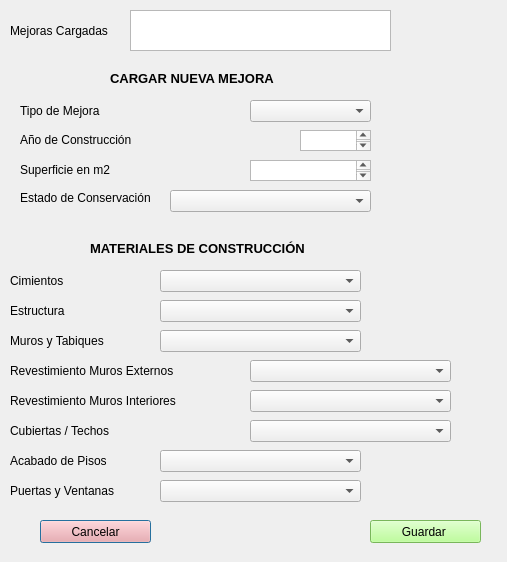
<?xml version="1.0" encoding="UTF-8"?>
<ui version="4.0">
 <class>Dialog</class>
 <widget class="QDialog" name="Dialog">
  <property name="geometry">
   <rect>
    <x>0</x>
    <y>0</y>
    <width>507</width>
    <height>562</height>
   </rect>
  </property>
  <property name="windowTitle">
   <string>Dialog</string>
  </property>
  <widget class="QListWidget" name="list_bbdd">
   <property name="geometry">
    <rect>
     <x>130</x>
     <y>10</y>
     <width>261</width>
     <height>41</height>
    </rect>
   </property>
  </widget>
  <widget class="QLabel" name="label">
   <property name="geometry">
    <rect>
     <x>10</x>
     <y>20</y>
     <width>111</width>
     <height>21</height>
    </rect>
   </property>
   <property name="font">
    <font>
     <pointsize>9</pointsize>
    </font>
   </property>
   <property name="text">
    <string>Mejoras Cargadas</string>
   </property>
  </widget>
  <widget class="QComboBox" name="comboBox_tipo_mejora">
   <property name="geometry">
    <rect>
     <x>250</x>
     <y>100</y>
     <width>121</width>
     <height>22</height>
    </rect>
   </property>
   <item>
    <property name="text">
     <string/>
    </property>
   </item>
   <item>
    <property name="text">
     <string>Piscina</string>
    </property>
   </item>
   <item>
    <property name="text">
     <string>Área Deportiva</string>
    </property>
   </item>
   <item>
    <property name="text">
     <string>Parrillero</string>
    </property>
   </item>
   <item>
    <property name="text">
     <string>Muro Perimetral</string>
    </property>
   </item>
   <item>
    <property name="text">
     <string>Garaje</string>
    </property>
   </item>
   <item>
    <property name="text">
     <string>Otro</string>
    </property>
   </item>
  </widget>
  <widget class="QLabel" name="label_2">
   <property name="geometry">
    <rect>
     <x>110</x>
     <y>70</y>
     <width>251</width>
     <height>16</height>
    </rect>
   </property>
   <property name="font">
    <font>
     <pointsize>10</pointsize>
     <weight>75</weight>
     <bold>true</bold>
    </font>
   </property>
   <property name="text">
    <string>CARGAR NUEVA MEJORA</string>
   </property>
  </widget>
  <widget class="QLabel" name="label_3">
   <property name="geometry">
    <rect>
     <x>20</x>
     <y>100</y>
     <width>111</width>
     <height>21</height>
    </rect>
   </property>
   <property name="font">
    <font>
     <pointsize>9</pointsize>
    </font>
   </property>
   <property name="text">
    <string>Tipo de Mejora</string>
   </property>
  </widget>
  <widget class="QComboBox" name="comboBox_conservacion">
   <property name="geometry">
    <rect>
     <x>170</x>
     <y>190</y>
     <width>201</width>
     <height>22</height>
    </rect>
   </property>
   <item>
    <property name="text">
     <string/>
    </property>
   </item>
   <item>
    <property name="text">
     <string>Excelente</string>
    </property>
   </item>
   <item>
    <property name="text">
     <string>Muy Bueno</string>
    </property>
   </item>
   <item>
    <property name="text">
     <string>Bueno</string>
    </property>
   </item>
   <item>
    <property name="text">
     <string>Regular</string>
    </property>
   </item>
   <item>
    <property name="text">
     <string>Malo</string>
    </property>
   </item>
   <item>
    <property name="text">
     <string>Muy Malo</string>
    </property>
   </item>
  </widget>
  <widget class="QLabel" name="label_8">
   <property name="geometry">
    <rect>
     <x>20</x>
     <y>190</y>
     <width>131</width>
     <height>16</height>
    </rect>
   </property>
   <property name="font">
    <font>
     <pointsize>9</pointsize>
    </font>
   </property>
   <property name="text">
    <string>Estado de Conservación</string>
   </property>
  </widget>
  <widget class="QLabel" name="label_26">
   <property name="geometry">
    <rect>
     <x>20</x>
     <y>130</y>
     <width>171</width>
     <height>20</height>
    </rect>
   </property>
   <property name="font">
    <font>
     <pointsize>9</pointsize>
    </font>
   </property>
   <property name="text">
    <string>Año de Construcción</string>
   </property>
  </widget>
  <widget class="QPlainTextEdit" name="anyo">
   <property name="geometry">
    <rect>
     <x>300</x>
     <y>130</y>
     <width>71</width>
     <height>21</height>
    </rect>
   </property>
  </widget>
  <widget class="QLabel" name="label_27">
   <property name="geometry">
    <rect>
     <x>20</x>
     <y>160</y>
     <width>121</width>
     <height>20</height>
    </rect>
   </property>
   <property name="font">
    <font>
     <pointsize>9</pointsize>
    </font>
   </property>
   <property name="text">
    <string>Superficie en m2</string>
   </property>
  </widget>
  <widget class="QPlainTextEdit" name="superficie">
   <property name="geometry">
    <rect>
     <x>250</x>
     <y>160</y>
     <width>121</width>
     <height>21</height>
    </rect>
   </property>
  </widget>
  <widget class="QLabel" name="label_4">
   <property name="geometry">
    <rect>
     <x>90</x>
     <y>240</y>
     <width>321</width>
     <height>16</height>
    </rect>
   </property>
   <property name="font">
    <font>
     <pointsize>10</pointsize>
     <weight>75</weight>
     <bold>true</bold>
    </font>
   </property>
   <property name="text">
    <string>MATERIALES DE CONSTRUCCIÓN</string>
   </property>
  </widget>
  <widget class="QLabel" name="label_5">
   <property name="geometry">
    <rect>
     <x>10</x>
     <y>270</y>
     <width>71</width>
     <height>21</height>
    </rect>
   </property>
   <property name="font">
    <font>
     <pointsize>9</pointsize>
    </font>
   </property>
   <property name="text">
    <string>Cimientos</string>
   </property>
  </widget>
  <widget class="QComboBox" name="comboBox_cimientos">
   <property name="geometry">
    <rect>
     <x>160</x>
     <y>270</y>
     <width>201</width>
     <height>22</height>
    </rect>
   </property>
   <item>
    <property name="text">
     <string/>
    </property>
   </item>
   <item>
    <property name="text">
     <string>Radier o Pilotaje</string>
    </property>
   </item>
   <item>
    <property name="text">
     <string>Hormigón Armado</string>
    </property>
   </item>
   <item>
    <property name="text">
     <string>Hormigón</string>
    </property>
   </item>
   <item>
    <property name="text">
     <string>Hormigón Ciclópeo</string>
    </property>
   </item>
   <item>
    <property name="text">
     <string>Ladrillo y Cemento</string>
    </property>
   </item>
   <item>
    <property name="text">
     <string>Piedra y Barro</string>
    </property>
   </item>
   <item>
    <property name="text">
     <string>Sin Cimentación</string>
    </property>
   </item>
  </widget>
  <widget class="QLabel" name="label_6">
   <property name="geometry">
    <rect>
     <x>10</x>
     <y>300</y>
     <width>71</width>
     <height>21</height>
    </rect>
   </property>
   <property name="font">
    <font>
     <pointsize>9</pointsize>
    </font>
   </property>
   <property name="text">
    <string>Estructura</string>
   </property>
  </widget>
  <widget class="QLabel" name="label_7">
   <property name="geometry">
    <rect>
     <x>10</x>
     <y>330</y>
     <width>131</width>
     <height>21</height>
    </rect>
   </property>
   <property name="font">
    <font>
     <pointsize>9</pointsize>
    </font>
   </property>
   <property name="text">
    <string>Muros y Tabiques</string>
   </property>
  </widget>
  <widget class="QLabel" name="label_9">
   <property name="geometry">
    <rect>
     <x>10</x>
     <y>360</y>
     <width>211</width>
     <height>21</height>
    </rect>
   </property>
   <property name="font">
    <font>
     <pointsize>9</pointsize>
    </font>
   </property>
   <property name="text">
    <string>Revestimiento Muros Externos</string>
   </property>
  </widget>
  <widget class="QLabel" name="label_10">
   <property name="geometry">
    <rect>
     <x>10</x>
     <y>390</y>
     <width>221</width>
     <height>21</height>
    </rect>
   </property>
   <property name="font">
    <font>
     <pointsize>9</pointsize>
    </font>
   </property>
   <property name="text">
    <string>Revestimiento Muros Interiores</string>
   </property>
  </widget>
  <widget class="QLabel" name="label_11">
   <property name="geometry">
    <rect>
     <x>10</x>
     <y>420</y>
     <width>171</width>
     <height>21</height>
    </rect>
   </property>
   <property name="font">
    <font>
     <pointsize>9</pointsize>
    </font>
   </property>
   <property name="text">
    <string>Cubiertas / Techos</string>
   </property>
  </widget>
  <widget class="QLabel" name="label_12">
   <property name="geometry">
    <rect>
     <x>10</x>
     <y>450</y>
     <width>171</width>
     <height>21</height>
    </rect>
   </property>
   <property name="font">
    <font>
     <pointsize>9</pointsize>
    </font>
   </property>
   <property name="text">
    <string>Acabado de Pisos</string>
   </property>
  </widget>
  <widget class="QLabel" name="label_13">
   <property name="geometry">
    <rect>
     <x>10</x>
     <y>480</y>
     <width>171</width>
     <height>21</height>
    </rect>
   </property>
   <property name="font">
    <font>
     <pointsize>9</pointsize>
    </font>
   </property>
   <property name="text">
    <string>Puertas y Ventanas</string>
   </property>
  </widget>
  <widget class="QComboBox" name="comboBox_estructura">
   <property name="geometry">
    <rect>
     <x>160</x>
     <y>300</y>
     <width>201</width>
     <height>22</height>
    </rect>
   </property>
   <item>
    <property name="text">
     <string/>
    </property>
   </item>
   <item>
    <property name="text">
     <string>Hormigón Armado</string>
    </property>
   </item>
   <item>
    <property name="text">
     <string>Metálica</string>
    </property>
   </item>
   <item>
    <property name="text">
     <string>Piedra </string>
    </property>
   </item>
   <item>
    <property name="text">
     <string>Ladrillo o Madera</string>
    </property>
   </item>
   <item>
    <property name="text">
     <string>Sin Estructura</string>
    </property>
   </item>
  </widget>
  <widget class="QComboBox" name="comboBox_muros">
   <property name="geometry">
    <rect>
     <x>160</x>
     <y>330</y>
     <width>201</width>
     <height>22</height>
    </rect>
   </property>
   <item>
    <property name="text">
     <string/>
    </property>
   </item>
   <item>
    <property name="text">
     <string>Hormigón Armado</string>
    </property>
   </item>
   <item>
    <property name="text">
     <string>Piedra Cortada</string>
    </property>
   </item>
   <item>
    <property name="text">
     <string>Vidrio</string>
    </property>
   </item>
   <item>
    <property name="text">
     <string>Ladrillo </string>
    </property>
   </item>
   <item>
    <property name="text">
     <string>Bloques Prefabricados</string>
    </property>
   </item>
   <item>
    <property name="text">
     <string>Paneles o Aglomerados</string>
    </property>
   </item>
   <item>
    <property name="text">
     <string>Madera</string>
    </property>
   </item>
   <item>
    <property name="text">
     <string>Adobe</string>
    </property>
   </item>
   <item>
    <property name="text">
     <string>Tapial</string>
    </property>
   </item>
   <item>
    <property name="text">
     <string>Cañahueca o Similar</string>
    </property>
   </item>
  </widget>
  <widget class="QComboBox" name="comboBox_externos">
   <property name="geometry">
    <rect>
     <x>250</x>
     <y>360</y>
     <width>201</width>
     <height>22</height>
    </rect>
   </property>
   <item>
    <property name="text">
     <string/>
    </property>
   </item>
   <item>
    <property name="text">
     <string>Mármol</string>
    </property>
   </item>
   <item>
    <property name="text">
     <string>Cerámica</string>
    </property>
   </item>
   <item>
    <property name="text">
     <string>Mosaico/Madera</string>
    </property>
   </item>
   <item>
    <property name="text">
     <string>Piedra</string>
    </property>
   </item>
   <item>
    <property name="text">
     <string>Ladrillo Visto</string>
    </property>
   </item>
   <item>
    <property name="text">
     <string>Reboque Cal / Cemento</string>
    </property>
   </item>
   <item>
    <property name="text">
     <string>Yeso Pintado</string>
    </property>
   </item>
   <item>
    <property name="text">
     <string>Barro </string>
    </property>
   </item>
   <item>
    <property name="text">
     <string>Sin Acabado</string>
    </property>
   </item>
  </widget>
  <widget class="QComboBox" name="comboBox_interiores">
   <property name="geometry">
    <rect>
     <x>250</x>
     <y>390</y>
     <width>201</width>
     <height>22</height>
    </rect>
   </property>
   <item>
    <property name="text">
     <string/>
    </property>
   </item>
   <item>
    <property name="text">
     <string>Mármol</string>
    </property>
   </item>
   <item>
    <property name="text">
     <string>Cerámica/ Azulejo</string>
    </property>
   </item>
   <item>
    <property name="text">
     <string>Mosaico / Madera</string>
    </property>
   </item>
   <item>
    <property name="text">
     <string>Piedra</string>
    </property>
   </item>
   <item>
    <property name="text">
     <string>Revoque Cal / Cemento</string>
    </property>
   </item>
   <item>
    <property name="text">
     <string>Ladrillo Visto</string>
    </property>
   </item>
   <item>
    <property name="text">
     <string>Revoque Yeso</string>
    </property>
   </item>
   <item>
    <property name="text">
     <string>Revoque Barro</string>
    </property>
   </item>
   <item>
    <property name="text">
     <string>Sin Acabado</string>
    </property>
   </item>
  </widget>
  <widget class="QComboBox" name="comboBox_techos">
   <property name="geometry">
    <rect>
     <x>250</x>
     <y>420</y>
     <width>201</width>
     <height>22</height>
    </rect>
   </property>
   <item>
    <property name="text">
     <string/>
    </property>
   </item>
   <item>
    <property name="text">
     <string>Losa H° A°</string>
    </property>
   </item>
   <item>
    <property name="text">
     <string>Placas C / Cartón Asfáltico</string>
    </property>
   </item>
   <item>
    <property name="text">
     <string>Placas de Fibrocemento</string>
    </property>
   </item>
   <item>
    <property name="text">
     <string>Tejas</string>
    </property>
   </item>
   <item>
    <property name="text">
     <string>Calamina</string>
    </property>
   </item>
   <item>
    <property name="text">
     <string>Paja</string>
    </property>
   </item>
   <item>
    <property name="text">
     <string>Palmas / Hojas</string>
    </property>
   </item>
   <item>
    <property name="text">
     <string>Sin Acabado</string>
    </property>
   </item>
  </widget>
  <widget class="QComboBox" name="comboBox_pisos">
   <property name="geometry">
    <rect>
     <x>160</x>
     <y>450</y>
     <width>201</width>
     <height>22</height>
    </rect>
   </property>
   <item>
    <property name="text">
     <string/>
    </property>
   </item>
   <item>
    <property name="text">
     <string>Mármol</string>
    </property>
   </item>
   <item>
    <property name="text">
     <string>Cerámica Esmaltada</string>
    </property>
   </item>
   <item>
    <property name="text">
     <string>Alfombrado</string>
    </property>
   </item>
   <item>
    <property name="text">
     <string>Parket</string>
    </property>
   </item>
   <item>
    <property name="text">
     <string>Placas / Piedra</string>
    </property>
   </item>
   <item>
    <property name="text">
     <string>Machihembre</string>
    </property>
   </item>
   <item>
    <property name="text">
     <string>Ladrillo</string>
    </property>
   </item>
   <item>
    <property name="text">
     <string>Cemento</string>
    </property>
   </item>
   <item>
    <property name="text">
     <string>Tierra</string>
    </property>
   </item>
  </widget>
  <widget class="QComboBox" name="comboBox_ventanas">
   <property name="geometry">
    <rect>
     <x>160</x>
     <y>480</y>
     <width>201</width>
     <height>22</height>
    </rect>
   </property>
   <item>
    <property name="text">
     <string/>
    </property>
   </item>
   <item>
    <property name="text">
     <string>Aluminio</string>
    </property>
   </item>
   <item>
    <property name="text">
     <string>Madera Tipo 1</string>
    </property>
   </item>
   <item>
    <property name="text">
     <string>Metal Tipo 1</string>
    </property>
   </item>
   <item>
    <property name="text">
     <string>Madera Tipo 2</string>
    </property>
   </item>
   <item>
    <property name="text">
     <string>Metal Tipo 2</string>
    </property>
   </item>
   <item>
    <property name="text">
     <string>Madera Tipo 3</string>
    </property>
   </item>
   <item>
    <property name="text">
     <string>Sin Puerta / Ventana</string>
    </property>
   </item>
   <item>
    <property name="text">
     <string>Sin Acabado</string>
    </property>
   </item>
  </widget>
  <widget class="QPushButton" name="btn_cancelar">
   <property name="geometry">
    <rect>
     <x>40</x>
     <y>520</y>
     <width>111</width>
     <height>23</height>
    </rect>
   </property>
   <property name="styleSheet">
    <string notr="true">background-color:rgb(255, 155, 155)</string>
   </property>
   <property name="text">
    <string>Cancelar</string>
   </property>
  </widget>
  <widget class="QPushButton" name="btn_guardar">
   <property name="geometry">
    <rect>
     <x>370</x>
     <y>520</y>
     <width>111</width>
     <height>23</height>
    </rect>
   </property>
   <property name="styleSheet">
    <string notr="true">background-color:rgb(170, 255, 127)</string>
   </property>
   <property name="text">
    <string>Guardar </string>
   </property>
  </widget>
 </widget>
 <resources/>
 <connections/>
</ui>
